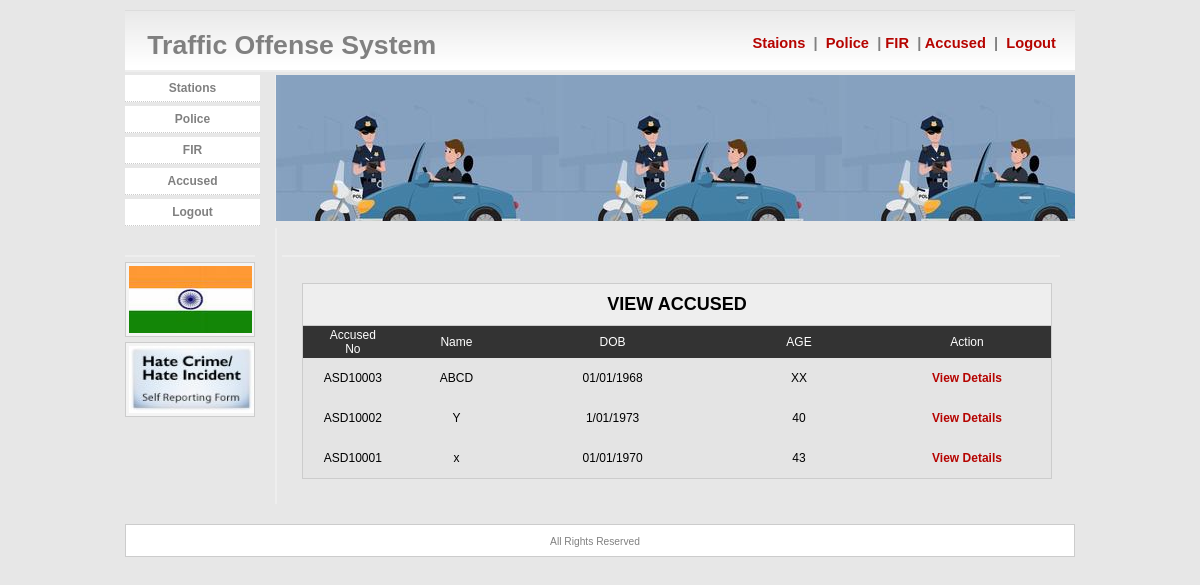
/admin/acc.php, run on the app's committed database.
### tables this page shows
CREATE TABLE `accused` (
  `acc_id` int(11) NOT NULL,
  `acc_no` varchar(100) NOT NULL,
  `acc_name` varchar(100) NOT NULL,
  `acc_father` varchar(100) NOT NULL,
  `acc_mother` varchar(100) NOT NULL,
  `acc_dob` varchar(100) NOT NULL,
  `acc_age` varchar(100) NOT NULL,
  `acc_gender` varchar(100) NOT NULL,
  `acc_native` varchar(100) NOT NULL,
  `acc_offence` longtext NOT NULL,
  `acc_mark` longtext NOT NULL,
  `acc_station` varchar(100) NOT NULL
);

### admin/acc.php (the view, shortened to what this page needs)
<?php
 include_once "../db/db.php";
?>
<html><head><title>Traffic Offense System</title>
</head>
<link href="../css/style.css" rel="stylesheet" type="text/css" />
<body>
<div id="main">
<div id="header">
<div id="title">
				&nbsp;&nbsp; Traffic Offense System </div>
                    <div id="title1">
					 &nbsp;&nbsp;&nbsp;&nbsp;&nbsp;&nbsp;&nbsp;&nbsp;&nbsp;&nbsp;&nbsp;&nbsp;<a href="index.php">&nbsp;Staions&nbsp;</a> | <a href="police.php"> &nbsp;Police&nbsp;</a> | <a href="viewfir.php">FIR&nbsp;</a> | <a href="acc.php">Accused&nbsp;</a> | <a href="../logout.php"> &nbsp;Logout&nbsp;</a></div>
</div>
<div id="side">
<ul>
					<li><a href="index.php">Stations</a></li>
					<li><a href="police.php">Police</a></li>
				    <li><a href="viewfir.php">FIR</a></li>
				    <li><a href="acc.php">Accused</a></li>
					<li><a href="../logout.php">Logout</a></li>
				</ul>
<div class="side2">
					<h3>&nbsp;</h3>
					<div id="sidebox">
					 <img src="../images/image.jpg" width="123" height="67" />					</div>
					<div id="sidebox">
					 <img src="../images/hatecrime.jpg" width="125" height="67" />					</div>
			  </div>
</div>
<div id="banner"></div>
<div class="inner">
<h3>&nbsp;</h3>
<br>
<form id="form1" name="form1" method="post" action="" enctype="multipart/form-data" onSubmit="return valid()" style="padding-left:20px">
<table align="center" cellpadding="0" cellspacing="0" width="750" bgcolor="#e4e4e4" style="border:1px solid #CCCCCC;font-size:12px">
			<tr bgcolor="#e4e4e4">
			  <td colspan="5" style="border-bottom:1px solid #CCCCCC;padding:10px" bgcolor="#eeeeee" align="center"><h2>VIEW ACCUSED</h2></td>
			  </tr>
<tr style="background-color:#333333;color:#FFFFFF">
    <td width="89" height="32" align="center">Accused <br />
      No</td>
	<td width="96" height="32" align="center">Name</td>
    <td width="183" height="32" align="center">DOB</td>
    <td width="150" align="center">AGE</td>
    <td width="150" align="center">Action</td>
	</tr>
 <?php
 $sel="select * from accused order by acc_id desc";
 $from=mysqli_query($con,$sel);
 while($sta=mysqli_fetch_object($from))
 {
 ?>
  <tr>
    <td height="40" align="center"><?php echo $sta->acc_no; ?></td>
	<td align="center"><?php echo $sta->acc_name; ?></td>
	<td align="center"><?php echo $sta->acc_dob; ?></td>
    <td align="center"><?php echo $sta->acc_age; ?></td>
    <td align="center"><a href="a.php?id=<?php echo $sta->acc_id; ?>" style="text-decoration:none">
		<strong>View Details </strong></a></td>
	</tr>
  <?php } ?>
  </table></td></tr>
			</form>
<h1>&nbsp;</h1>
		  </div>
 <div id="footer"><span class="divider"></span>
            All Rights Reserved
</div>
</div>
</body>
</html>

### css/style.css (style rules this page uses)
* { border: 0; margin: 0; }
body { margin: 0px; font-family: Arial, Verdana, Sans-Serif; font-size: 0.8em; background: #E7E7E7; }
#header { clear: both; text-align: right; padding: 20px 15px 0 0; margin: 10px 0 3px 0; height: 40px; border-bottom: 2px solid #eee; background: #FFF url(../images/fade.gif); color: #808080; }
#banner { margin: 0 0 5px 150px; line-height: 1.4em; background: url(../images/header.jpg); height: 146px; border-left: 1px solid #EEEEEE; }
#main { width: 950px; margin: 0px auto; }
#footer { clear: both; color: #808080; background: #FFF; font-size: 0.8em; text-align: center; padding: 9px 10px 9px 0; margin: 10px 0px 0px 0px; border: 1px solid #ccc; }
a { text-decoration: none; color: #B60400; }
.divider { background: url(../images/divider.png) no-repeat center top; display: block; height: 2px; width: 572px; margin: 0 auto; position: relative; }
#side { clear: left; float: left; width: 150px; margin: 0 0 10px 0; padding: 0; font-size: 0.9em; }
#side ul { list-style: none; width: 150px; margin: 0 0 0 -10px; padding: 0; font-size: 1.1em; }
#side li { margin-bottom: 4px; padding: 0 5px 0 10px; }
#side li a { font-size: 9pt; font-weight: bold; text-align: right; height: 20px; text-decoration: none; color: #808080; display: block; padding: 6px 10px 0 10px; background: #fff; border-bottom: 1px dotted #ccc; text-align:center; }
#title { float: left; font-size: 20pt; font-weight: bold; padding: 0 0 0 0; }
#title1 { float: right; font-size: 11pt; font-weight: bold; padding: 5px 0 0 0; }
.side2 { margin: 9px 0 10px 0; width: 130px; color: #6B6B6B; line-height: 1.6em; }
#sidebox { border: 1px solid #ccc; background: #f4f4f4; padding: 3px; margin-top: 5px; }
h3 { font-size: 1.3em; margin: 0 0 5px 0; padding: 2px 0px 0px 0px; border-bottom: 2px solid #eee; }
.inner { margin: 7px 10px 20px 150px; padding: 5px 5px 5px 5px; line-height: 1.6em; text-align: left; color: #5D5D5D; border-left: 2px solid #eee; }
.inner a, #inner a:visited { text-decoration: underline; }

### data on the page
accused: acc_no "ASD10003", acc_name "ABCD", acc_dob "01/01/1968", acc_age "XX"
accused: acc_no "ASD10002", acc_name "Y", acc_dob "1/01/1973", acc_age "40"
accused: acc_no "ASD10001", acc_name "x", acc_dob "01/01/1970", acc_age "43"
